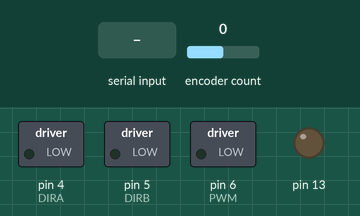
A sketch run on a simulated Arduino Uno, built with avr-gcc and run on an emulated ATmega328P. Parts: switched loads named in the sketch (green lamp = pin HIGH), output pins drawn as LEDs (lit = HIGH). Inputs (shaded band) come from the test bench; at power-on: encoder count 0. What the sketch prints to the serial monitor is not drawn.

Above: at 1.2 s.
1.3 s: "90,45\n" received over Serial
At 4.5 s:
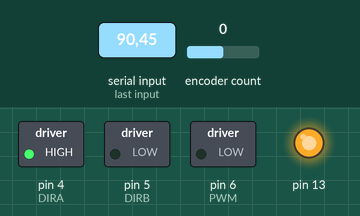
At 5.7 s:
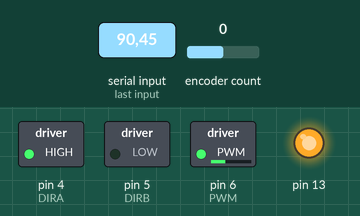
Timing chart, 0 to 9.7 s (numbered marks = the images above; inputs shaded):
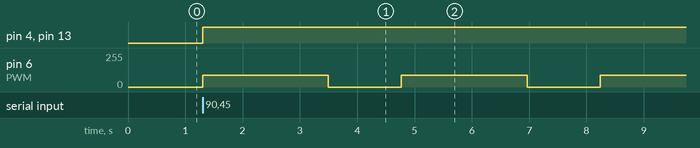

Measured:
- after the input at 1.3 s, pin 4 (DIRA), pin 13: LOW → HIGH at once; pin 6 (PWM): alternates 90/255 for 2.2 s and 0/255 for 1.3 s, starting at once

The sketch:

motorControlWithoutSerial.ino
```cpp
#define ENCODER_OPTIMIZE_INTERRUPTS
#include <Encoder.h>

#define PWM 6
#define DIRA 4
#define DIRB 5
#define ENCA 2
#define ENCB 3

Encoder motor(ENCA, ENCB);

const int simulationTime = 2000;
const int deltaT = 10;
int Data[simulationTime/deltaT];
int Time[simulationTime/deltaT];
unsigned long tSimPastEncoder = 0;

unsigned long tPast = 0;
long lastPulse = 0;
long nPulseTurn = 1200;

void setup() {
  Serial.begin(9600);
  pinMode(DIRA,OUTPUT);
  pinMode(DIRB,OUTPUT);
  pinMode(13,OUTPUT);
  initialize();
}

void loop() {
  int type = 0;
  long setPoint = 180;
  float kp = 0.5, ki = 0, kd = 5;

  while(!Serial.available()){
    digitalWrite(13,LOW);
  }
//  readMensage(&type, &setPoint, &kp, &ki, &kd);
  if(kp == 0.5){
    digitalWrite(13,HIGH);
  }
  PID(type,setPoint,kp,ki,kd);
  sendMensage(type);
}

void initialize(){
  for(int index = 0; index < simulationTime/deltaT; index++){
    Time[index] = deltaT*index;
  }
}

void readMensage(int *TYPE, long *SETPOINT, float *KP, float *KI, float *KD){
  int kp_aux, ki_aux, kd_aux;
  String mensage = Serial.readStringUntil('\n');
  sscanf(mensage.c_str(), "%d,%d,%d,%d,%d", TYPE, SETPOINT, &kp_aux, &ki_aux, &kd_aux);
  *KP = kp_aux/1000.0;
  *KI = ki_aux/1000.0;
  *KD = kd_aux/1000.0;
}

void sendMensage(int TYPE){
  for (int index = 0; index < simulationTime/deltaT; index++) {
    Serial.print(Data[index]);//Posicao
    Serial.print(F(","));
    Serial.print(Time[index]);
    if (index < simulationTime/deltaT - 1) {
      Serial.print(F(","));
    }
  }
  Serial.print(F("\n"));
}

void moveMotor(int me){
  if(me>0){
    digitalWrite(DIRA,HIGH);
    digitalWrite(DIRB,LOW);
    me = constrain(me,25,255);
  }
  else if(me < 0){
    digitalWrite(DIRA,LOW);
    digitalWrite(DIRB,HIGH);
    me = constrain(me,-255,-25);
  }
  analogWrite(PWM,abs(me));
}

void PID(int TYPE, long SETPOINT, float KP, float KI, float KD){
  int index_encoder = 0;
  float error = 0, error_anterior = 0;
  float error_integrativo = 0;
  float correction = 0;
  long lastPos = 0;
  long pos = 0;
  float vel = 0;
  float lastVel = 0;
  motor.write(0);
  lastPulse = 0;
  while(index_encoder < simulationTime/deltaT){
    if(millis() - tSimPastEncoder > deltaT){
      if(TYPE == 0){
        pos = getPosition();
        error = float(SETPOINT - pos);
        correction = KP * error + KI * error_integrativo - KD * float((pos - lastPos));
        error_integrativo += error;
        error_integrativo = constrain(error_integrativo,-360.0,360.0);
        error_anterior = error;
        lastPos = pos;
        Data[index_encoder] = int(pos);
      }
      else{
        vel = getVelocity();
        error = float(SETPOINT*nPulseTurn/60000.0) - vel;
        correction += KP * error + KI * error_integrativo - KD * (vel - lastVel);
        error_integrativo += error;
        error_integrativo = constrain(error_integrativo,-600.0,600.0);
        error_anterior = error;
        lastVel = vel;
        Data[index_encoder] = int(vel * 60000 / nPulseTurn);
        Serial.println(Data[index_encoder]);
      }
      correction = constrain(correction,-255,255);
      moveMotor(int(correction));
      tSimPastEncoder = millis();
      index_encoder++;
    }
  }
  moveMotor(0);
}

float getVelocity(){
  float velPulse_ms = (motor.read() - lastPulse)/float(millis() - tPast);
  lastPulse = motor.read();
  tPast = millis();
  return velPulse_ms;
}

long getPosition(){
  return long(motor.read() * 360.0 / nPulseTurn);
}
```
